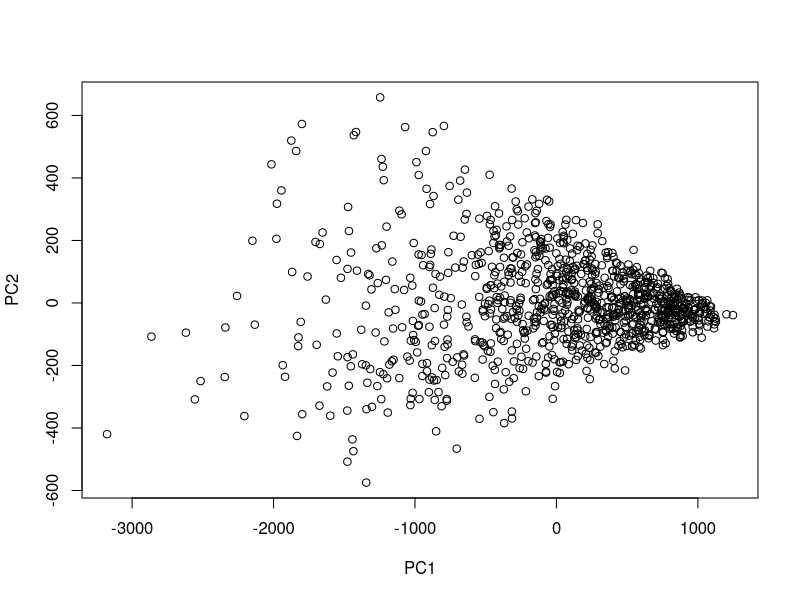
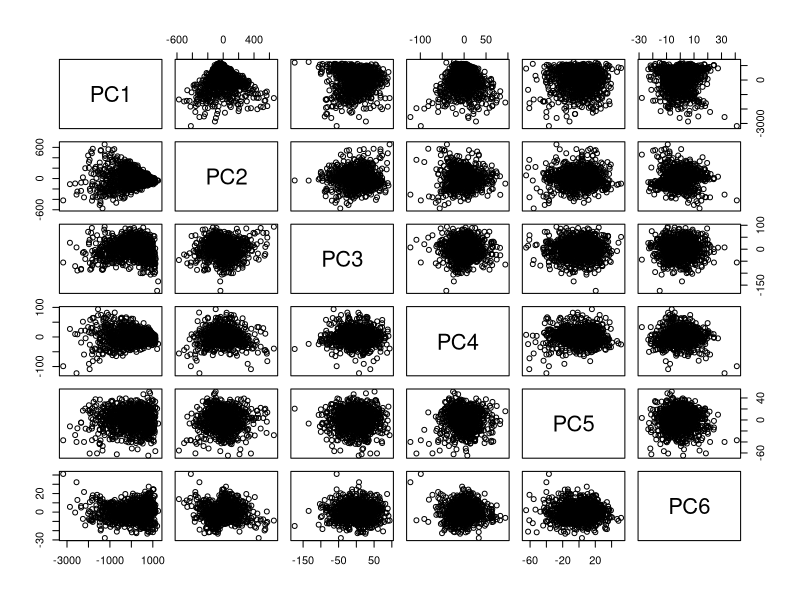
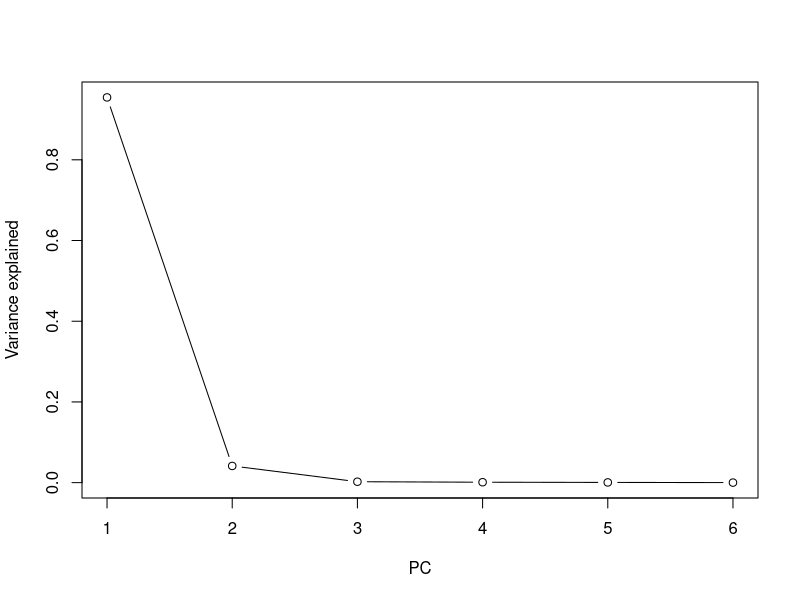
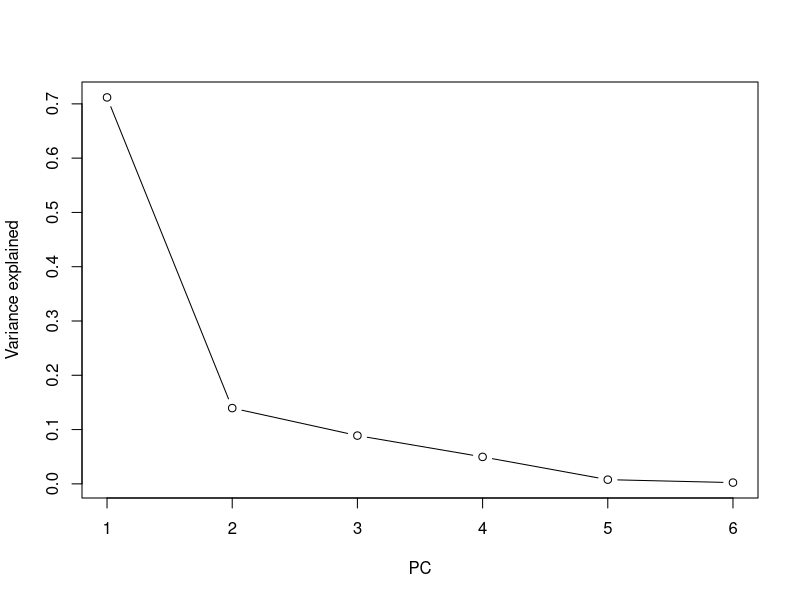

The R source for these figures, in order:
####
#### Career statistics for Major League Baseball players, as well as indicators for 
#### whether the players are in the Hall of Fame (HOF).
####

## Load data.
DTA <- read.csv("hof_data.csv")
head(DTA)

## Extract a few offensive statistics (numerical variables).
num_vars <- c("H", "HR", "RBI", "AVG", "SLG", "OBP")
X <- as.matrix(DTA[, num_vars])
p <- ncol(X)

##
## Principal component analysis.
##
pca <- prcomp(X) # centers by default, see ?prcomp
pca
summary(pca)
names(pca)

# Principal components
pca$rotation

# Scores
scores <- pca$x
plot(scores[,1:2])
cor(scores[,1:2])
pairs(scores)

# Variance explained
variance_explained <- pca$sdev^2/sum(pca$sdev^2)
plot(variance_explained,type="b",xlab="PC",ylab="Variance explained")

## Summary statistics.
X_st <- scale(X, center = TRUE, scale = FALSE)
x_bar <- colMeans(X)
S <- var(X)
eigen(S) # should give PCs
pca$rotation
X_st[1:10,]%*%eigen(S)$vectors
sqrt(eigen(S)$values) # should give variances of scores

# Correlation matrix
R <- cor(X)
eigen(R)
sqrt(eigen(R)$values) 

pca <- prcomp(X,center=TRUE,scale=TRUE)
pca

variance_explained <- pca$sdev^2/sum(pca$sdev^2)
plot(variance_explained,type="b",xlab="PC",ylab="Variance explained")
